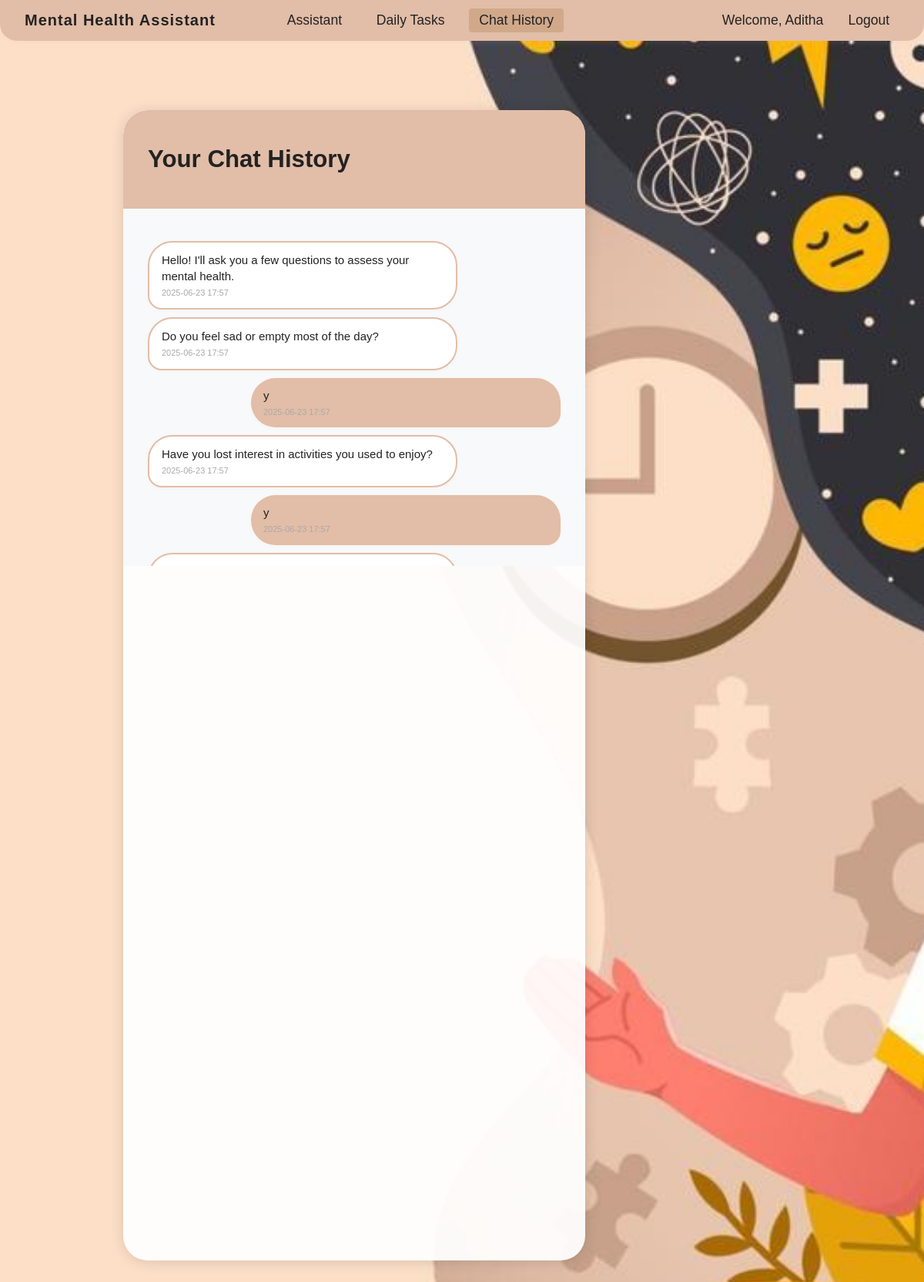
Page /chat_history (signed in) on the committed database.
### app.py (models this page shows)
class User(db.Model, UserMixin):
    id = db.Column(db.Integer, primary_key=True)
    username = db.Column(db.String(80), unique=True, nullable=False)
    email = db.Column(db.String(120), unique=True, nullable=False)
    password_hash = db.Column(db.String(120), nullable=False)
    created_at = db.Column(db.DateTime, default=datetime.utcnow)
    last_assessment_category = db.Column(db.String(32), nullable=True)

class ChatMessage(db.Model):
    id = db.Column(db.Integer, primary_key=True)
    user_id = db.Column(db.Integer, db.ForeignKey('user.id'), nullable=False)
    sender = db.Column(db.String(10), nullable=False)  # 'user' or 'bot'
    message = db.Column(db.Text, nullable=False)
    timestamp = db.Column(db.DateTime, default=datetime.utcnow)
    user = db.relationship('User', backref=db.backref('chat_messages', lazy=True))

### app.py (the view)
@app.route('/chat_history')
@login_required
def chat_history():
    messages = ChatMessage.query.filter_by(user_id=current_user.id).order_by(ChatMessage.timestamp.asc()).all()
    return render_template('chat_history.html', messages=messages)

### app.py (called while the page is built)
@login_manager.user_loader
def load_user(user_id):
    return User.query.get(int(user_id))

### templates/chat_history.html (shortened to what this page needs)
<!DOCTYPE html>
<html>
<head>
    <link rel="stylesheet" href="{{ url_for('static', filename='css/style.css') }}">
</head>
<body>
    <nav class="navbar">
        <span class="navbar-title">Mental Health Assistant</span>
        <div class="navbar-left">
            <div class="navbar-center">
                <a href="/" class="navbar-link">Assistant</a>
                <a href="/daily_tasks" class="navbar-link">Daily Tasks</a>
                <a href="/chat_history" class="navbar-link active">Chat History</a>
            </div>
        </div>
        <div class="navbar-right">
            <span class="navbar-user">Welcome, {{ current_user.username }}</span>
            <a href="/logout" class="navbar-link">Logout</a>
        </div>
    </nav>
    <div class="main-content">
        <div class="chat-container">
            <div class="chat-header">
                <h2>Your Chat History</h2>
            </div>
            <div class="chat-messages" id="chat-messages">
                {% for msg in messages %}
                    <div class="message {{ 'user-message' if msg.sender == 'user' else 'bot-message' }}">
                        <span>{{ msg.message|safe }}</span>
                        <div style="font-size:11px;color:#aaa;margin-top:4px;">{{ msg.timestamp.strftime('%Y-%m-%d %H:%M') }}</div>
                    </div>
                {% else %}
                    <div class="message bot-message">No chat history yet.</div>
                {% endfor %}
            </div>
        </div>
    </div>
</body>
</html>

### static/css/style.css (style rules this page uses)
body { background: url('/static/images/cover.jpg') no-repeat center center fixed; background-size: cover; font-family: Arial, sans-serif; margin: 0; padding: 0; }
.navbar { display: flex; justify-content: flex-start; align-items: center; background: #E2BDA7; color: #222; padding: 0.7rem 2rem; font-size: 1.1rem; box-shadow: 0 2px 8px rgba(226, 189, 167, 0.13); gap: 2.5rem; border-radius: 0 0 22px 22px; }
.navbar-title { font-weight: bold; font-size: 1.25rem; letter-spacing: 1px; margin-right: 2.5rem; color: #222; }
.navbar-left { display: flex; align-items: center; gap: 1.2rem; }
.navbar-center { display: flex; align-items: center; gap: 1.2rem; }
.navbar-link { color: #222; text-decoration: none; padding: 0.3rem 0.8rem; border-radius: 4px; transition: background 0.2s; }
.navbar-link:hover, .navbar-link.active { background: #d1a98a; }
.navbar-user { font-weight: 500; margin-left: 1.5rem; margin-right: 0.5rem; color: #222; }
.navbar-right { margin-left: auto; display: flex; align-items: center; gap: 0.7rem; }
.main-content { display: flex; flex-direction: row; justify-content: flex-start; align-items: flex-start; min-height: 80vh; margin-top: 60px; margin-left: 60px; }
.chat-container { max-width: 600px; width: 100%; margin-left: 100px; margin-top: 30px; background: rgba(255,255,255,0.93); border-radius: 32px; box-shadow: 0 2px 18px rgba(0, 0, 0, 0.13); min-height: 70vh; max-height: 80vh; display: flex; flex-direction: column; overflow: hidden; align-items: stretch; }
.chat-header { padding: 20px 32px 20px 32px; background: #E2BDA7; color: #222; border-radius: 32px 32px 0 0; text-align: left; font-size: 1.3rem; font-weight: 600; }
.chat-messages { flex: 1; overflow-y: auto; padding: 32px; background-color: #f8f9fa; min-height: 0; max-height: 400px; scrollbar-width: thin; scrollbar-color: #E2BDA7 #f8f9fa; }
.message { margin: 10px 0; padding: 12px 16px; border-radius: 18px; display: block; min-width: 40px; max-width: 75%; line-height: 1.4; font-size: 15px; animation: fadeIn 0.4s ease; word-break: break-word; box-sizing: border-box; text-align: left; clear: both; }
.bot-message { background: #fff; color: #222; margin-right: auto; border-bottom-left-radius: 18px; border-bottom-right-radius: 32px; border-top-right-radius: 32px; border-top-left-radius: 32px; box-shadow: 0 1px 4px rgba(226,189,167,0.10); border: 2px solid #E2BDA7; text-align: left; align-self: flex-start; }
.user-message { background: #E2BDA7; color: #222; margin-left: auto; border-bottom-right-radius: 18px; border-bottom-left-radius: 32px; border-top-right-radius: 32px; border-top-left-radius: 32px; box-shadow: 0 1px 4px rgba(226,189,167,0.10); border: none; text-align: left; align-self: flex-end; }

### rows in the picture
User: username "Aditha"
ChatMessage: message "Hello! I'll ask you a few questions to assess your mental health.", timestamp "2025-06-23 17:57"
ChatMessage: message "Do you feel sad or empty most of the day?", timestamp "2025-06-23 17:57"
ChatMessage: message "y", timestamp "2025-06-23 17:57"
ChatMessage: message "Have you lost interest in activities you used to enjoy?", timestamp "2025-06-23 17:57"
ChatMessage: message "y", timestamp "2025-06-23 17:57"
